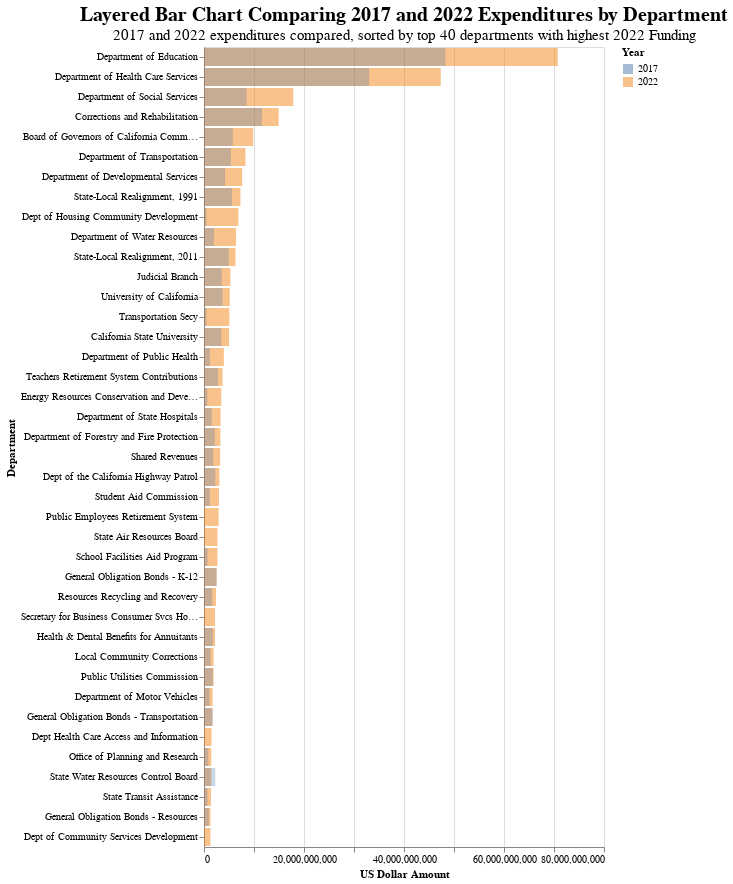

Express this chart as Vega-Lite.
### Vega-Lite specification from a JSON file in a GitHub repository (floating-point values rounded to 4 significant figures)
{"usermeta": {"embedOptions": {"theme": "fivethirtyeight"}}, "config": {"view": {"continuousWidth": 400, "continuousHeight": 300}}, "layer": [{"data": {"name": "data-eba956452b8d9c7500cf3009a052ea86"}, "mark": "bar", "encoding": {"color": {"field": "Year", "type": "nominal"}, "opacity": {"value": 0.5}, "tooltip": [{"field": "Department", "title": "Department", "type": "nominal"}, {"field": "Year", "title": "Year", "type": "quantitative"}, {"field": "Amount", "format": "$,.2f", "title": "Amount", "type": "quantitative"}], "x": {"field": "Amount", "title": "US Dollar Amount", "type": "quantitative"}, "y": {"field": "Department", "sort": ["Department of Education", "Department of Health Care Services", "Department of Social Services", "Corrections and Rehabilitation", "Board of Governors of California Community Colleges", "Department of Transportation", "Department of Developmental Services", "State-Local Realignment, 1991", "Dept of Housing Community Development", "Department of Water Resources", "State-Local Realignment, 2011", "Judicial Branch", "University of California", "Transportation Secy", "California State University", "Department of Public Health", "Teachers Retirement System Contributions", "Energy Resources Conservation and Development", "Department of State Hospitals", "Department of Forestry and Fire Protection", "Shared Revenues", "Dept of the California Highway Patrol", "Student Aid Commission", "Public Employees Retirement System", "State Air Resources Board", "School Facilities Aid Program", "General Obligation Bonds - K-12", "Resources Recycling and Recovery", "Secretary for Business Consumer Svcs Housing", "Health & Dental Benefits for Annuitants", "Local Community Corrections", "Public Utilities Commission", "Department of Motor Vehicles", "General Obligation Bonds - Transportation", "Dept Health Care Access and Information", "Office of Planning and Research", "State Water Resources Control Board", "State Transit Assistance", "General Obligation Bonds - Resources", "Dept of Community Services Development"], "title": "Department", "type": "nominal"}}}, {"data": {"name": "data-049cd4497a2b6ebca5a645880bb6496e"}, "mark": "bar", "encoding": {"color": {"field": "Year", "type": "nominal"}, "opacity": {"value": 0.3}, "tooltip": [{"field": "Department", "title": "Department", "type": "nominal"}, {"field": "Year", "title": "Year", "type": "quantitative"}, {"field": "Amount", "format": "$,.2f", "title": "Amount", "type": "quantitative"}], "x": {"field": "Amount", "title": "US Dollar Amount", "type": "quantitative"}, "y": {"field": "Department", "sort": ["Department of Education", "Department of Health Care Services", "Department of Social Services", "Corrections and Rehabilitation", "Board of Governors of California Community Colleges", "Department of Transportation", "Department of Developmental Services", "State-Local Realignment, 1991", "Dept of Housing Community Development", "Department of Water Resources", "State-Local Realignment, 2011", "Judicial Branch", "University of California", "Transportation Secy", "California State University", "Department of Public Health", "Teachers Retirement System Contributions", "Energy Resources Conservation and Development", "Department of State Hospitals", "Department of Forestry and Fire Protection", "Shared Revenues", "Dept of the California Highway Patrol", "Student Aid Commission", "Public Employees Retirement System", "State Air Resources Board", "School Facilities Aid Program", "General Obligation Bonds - K-12", "Resources Recycling and Recovery", "Secretary for Business Consumer Svcs Housing", "Health & Dental Benefits for Annuitants", "Local Community Corrections", "Public Utilities Commission", "Department of Motor Vehicles", "General Obligation Bonds - Transportation", "Dept Health Care Access and Information", "Office of Planning and Research", "State Water Resources Control Board", "State Transit Assistance", "General Obligation Bonds - Resources", "Dept of Community Services Development"], "title": "Department", "type": "nominal"}}}], "title": {"text": "Layered Bar Chart Comparing 2017 and 2022 Expenditures by Department", "fontSize": 20, "subtitle": "2017 and 2022 expenditures compared, sorted by top 40 departments with highest 2022 Funding", "subtitleFontSize": 15}, "$schema": "https://vega.github.io/schema/vega-lite/v4.17.0.json", "datasets": {"data-eba956452b8d9c7500cf3009a052ea86": [{"Department": "Board of Governors of California Community Colleges", "Year": 2022, "Amount": 9850000000.0}, {"Department": "California State University", "Year": 2022, "Amount": 5008000000.0}, {"Department": "Corrections and Rehabilitation", "Year": 2022, "Amount": 14930000000.0}, {"Department": "Department of Developmental Services", "Year": 2022, "Amount": 7638000000.0}, {"Department": "Department of Education", "Year": 2022, "Amount": 70760000000.0}, {"Department": "Department of Forestry and Fire Protection", "Year": 2022, "Amount": 3276000000.0}, {"Department": "Department of Health Care Services", "Year": 2022, "Amount": 47350000000.0}, {"Department": "Department of Motor Vehicles", "Year": 2022, "Amount": 1723000000.0}, {"Department": "Department of Public Health", "Year": 2022, "Amount": 3971000000.0}, {"Department": "Department of Social Services", "Year": 2022, "Amount": 17850000000.0}, {"Department": "Department of State Hospitals", "Year": 2022, "Amount": 3307000000.0}, {"Department": "Department of Transportation", "Year": 2022, "Amount": 8291000000.0}, {"Department": "Department of Water Resources", "Year": 2022, "Amount": 6405000000.0}, {"Department": "Dept Health Care Access and Information", "Year": 2022, "Amount": 1499000000.0}, {"Department": "Dept of Community Services Development", "Year": 2022, "Amount": 1283000000.0}, {"Department": "Dept of Housing Community Development", "Year": 2022, "Amount": 6878000000.0}, {"Department": "Dept of the California Highway Patrol", "Year": 2022, "Amount": 3087000000.0}, {"Department": "Energy Resources Conservation and Development", "Year": 2022, "Amount": 3452000000.0}, {"Department": "General Obligation Bonds - K-12", "Year": 2022, "Amount": 2514000000.0}, {"Department": "General Obligation Bonds - Resources", "Year": 2022, "Amount": 1291000000.0}, {"Department": "General Obligation Bonds - Transportation", "Year": 2022, "Amount": 1697000000.0}, {"Department": "Health & Dental Benefits for Annuitants", "Year": 2022, "Amount": 2208000000.0}, {"Department": "Judicial Branch", "Year": 2022, "Amount": 5274000000.0}, {"Department": "Local Community Corrections", "Year": 2022, "Amount": 1913000000.0}, {"Department": "Office of Planning and Research", "Year": 2022, "Amount": 1452000000.0}, {"Department": "Public Employees Retirement System", "Year": 2022, "Amount": 2925000000.0}, {"Department": "Public Utilities Commission", "Year": 2022, "Amount": 1909000000.0}, {"Department": "Resources Recycling and Recovery", "Year": 2022, "Amount": 2406000000.0}, {"Department": "School Facilities Aid Program", "Year": 2022, "Amount": 2690000000.0}, {"Department": "Secretary for Business Consumer Svcs Housing", "Year": 2022, "Amount": 2212000000.0}, {"Department": "Shared Revenues", "Year": 2022, "Amount": 3219000000.0}, {"Department": "State Air Resources Board", "Year": 2022, "Amount": 2712000000.0}, {"Department": "State Transit Assistance", "Year": 2022, "Amount": 1393000000.0}, {"Department": "State Water Resources Control Board", "Year": 2022, "Amount": 1446000000.0}, {"Department": "State-Local Realignment, 1991", "Year": 2022, "Amount": 7288000000.0}, {"Department": "State-Local Realignment, 2011", "Year": 2022, "Amount": 6296000000.0}, {"Department": "Student Aid Commission", "Year": 2022, "Amount": 2991000000.0}, {"Department": "Teachers Retirement System Contributions", "Year": 2022, "Amount": 3712000000.0}, {"Department": "Transportation Secy", "Year": 2022, "Amount": 5067000000.0}, {"Department": "University of California", "Year": 2022, "Amount": 5149000000.0}], "data-049cd4497a2b6ebca5a645880bb6496e": [{"Department": "Board of Governors of California Community Colleges", "Year": 2017, "Amount": 5755000000.0}, {"Department": "California State University", "Year": 2017, "Amount": 3480000000.0}, {"Department": "Corrections and Rehabilitation", "Year": 2017, "Amount": 11590000000.0}, {"Department": "Department of Developmental Services", "Year": 2017, "Amount": 4209000000.0}, {"Department": "Department of Education", "Year": 2017, "Amount": 48310000000.0}, {"Department": "Department of Forestry and Fire Protection", "Year": 2017, "Amount": 2160000000.0}, {"Department": "Department of Health Care Services", "Year": 2017, "Amount": 33010000000.0}, {"Department": "Department of Motor Vehicles", "Year": 2017, "Amount": 1119000000.0}, {"Department": "Department of Public Health", "Year": 2017, "Amount": 1180000000.0}, {"Department": "Department of Social Services", "Year": 2017, "Amount": 8501000000.0}, {"Department": "Department of State Hospitals", "Year": 2017, "Amount": 1544000000.0}, {"Department": "Department of Transportation", "Year": 2017, "Amount": 5392000000.0}, {"Department": "Department of Water Resources", "Year": 2017, "Amount": 1994000000.0}, {"Department": "Dept of Community Services Development", "Year": 2017, "Amount": 24000000.0}, {"Department": "Dept of Housing Community Development", "Year": 2017, "Amount": 503600000.0}, {"Department": "Dept of the California Highway Patrol", "Year": 2017, "Amount": 2271000000.0}, {"Department": "Energy Resources Conservation and Development", "Year": 2017, "Amount": 664400000.0}, {"Department": "General Obligation Bonds - K-12", "Year": 2017, "Amount": 2519000000.0}, {"Department": "General Obligation Bonds - Resources", "Year": 2017, "Amount": 984200000.0}, {"Department": "General Obligation Bonds - Transportation", "Year": 2017, "Amount": 1730000000.0}, {"Department": "Health & Dental Benefits for Annuitants", "Year": 2017, "Amount": 1767000000.0}, {"Department": "Judicial Branch", "Year": 2017, "Amount": 3551000000.0}, {"Department": "Local Community Corrections", "Year": 2017, "Amount": 1325000000.0}, {"Department": "Office of Planning and Research", "Year": 2017, "Amount": 866400000.0}, {"Department": "Public Utilities Commission", "Year": 2017, "Amount": 1755000000.0}, {"Department": "Resources Recycling and Recovery", "Year": 2017, "Amount": 1646000000.0}, {"Department": "School Facilities Aid Program", "Year": 2017, "Amount": 716100000.0}, {"Department": "Secretary for Business Consumer Svcs Housing", "Year": 2017, "Amount": 793000.0}, {"Department": "Shared Revenues", "Year": 2017, "Amount": 1868000000.0}, {"Department": "State Transit Assistance", "Year": 2017, "Amount": 706500000.0}, {"Department": "State Water Resources Control Board", "Year": 2017, "Amount": 2263000000.0}, {"Department": "State-Local Realignment, 1991", "Year": 2017, "Amount": 5607000000.0}, {"Department": "State-Local Realignment, 2011", "Year": 2017, "Amount": 4921000000.0}, {"Department": "Student Aid Commission", "Year": 2017, "Amount": 1183000000.0}, {"Department": "Teachers Retirement System Contributions", "Year": 2017, "Amount": 2790000000.0}, {"Department": "Transportation Secy", "Year": 2017, "Amount": 488400000.0}, {"Department": "University of California", "Year": 2017, "Amount": 3719000000.0}]}}
